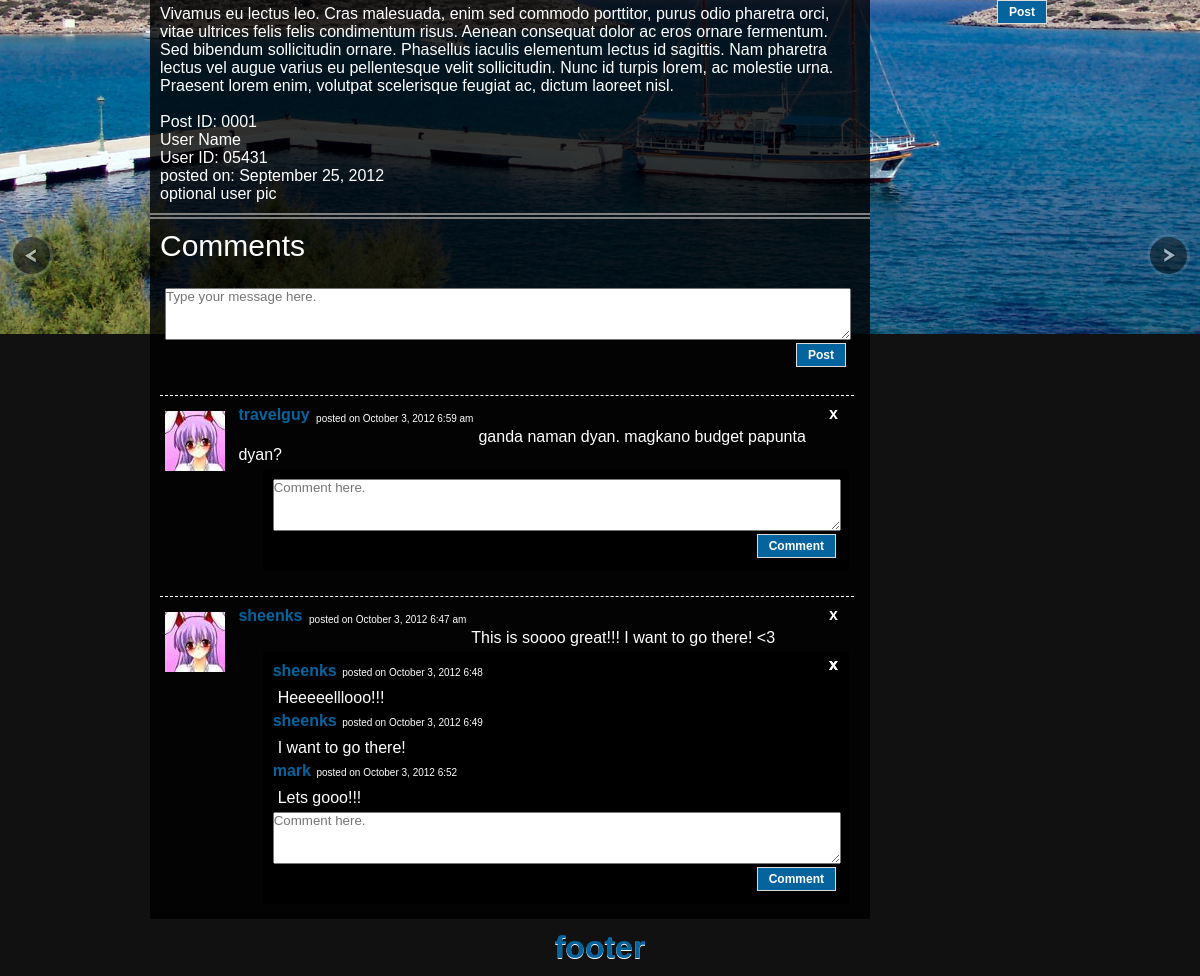
/main_page_bu1.php (lower part), run on an earlier commit of the app's database.
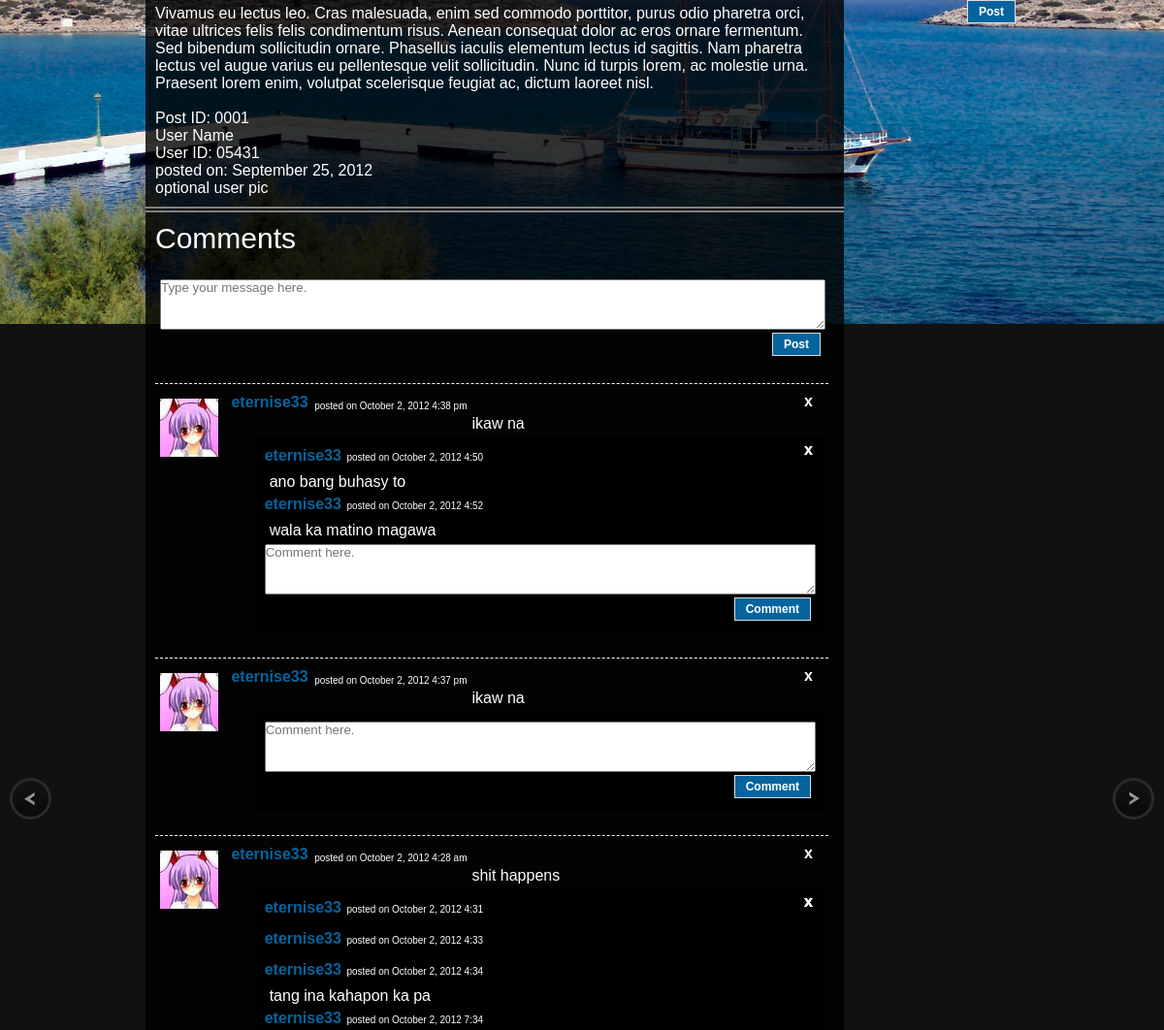
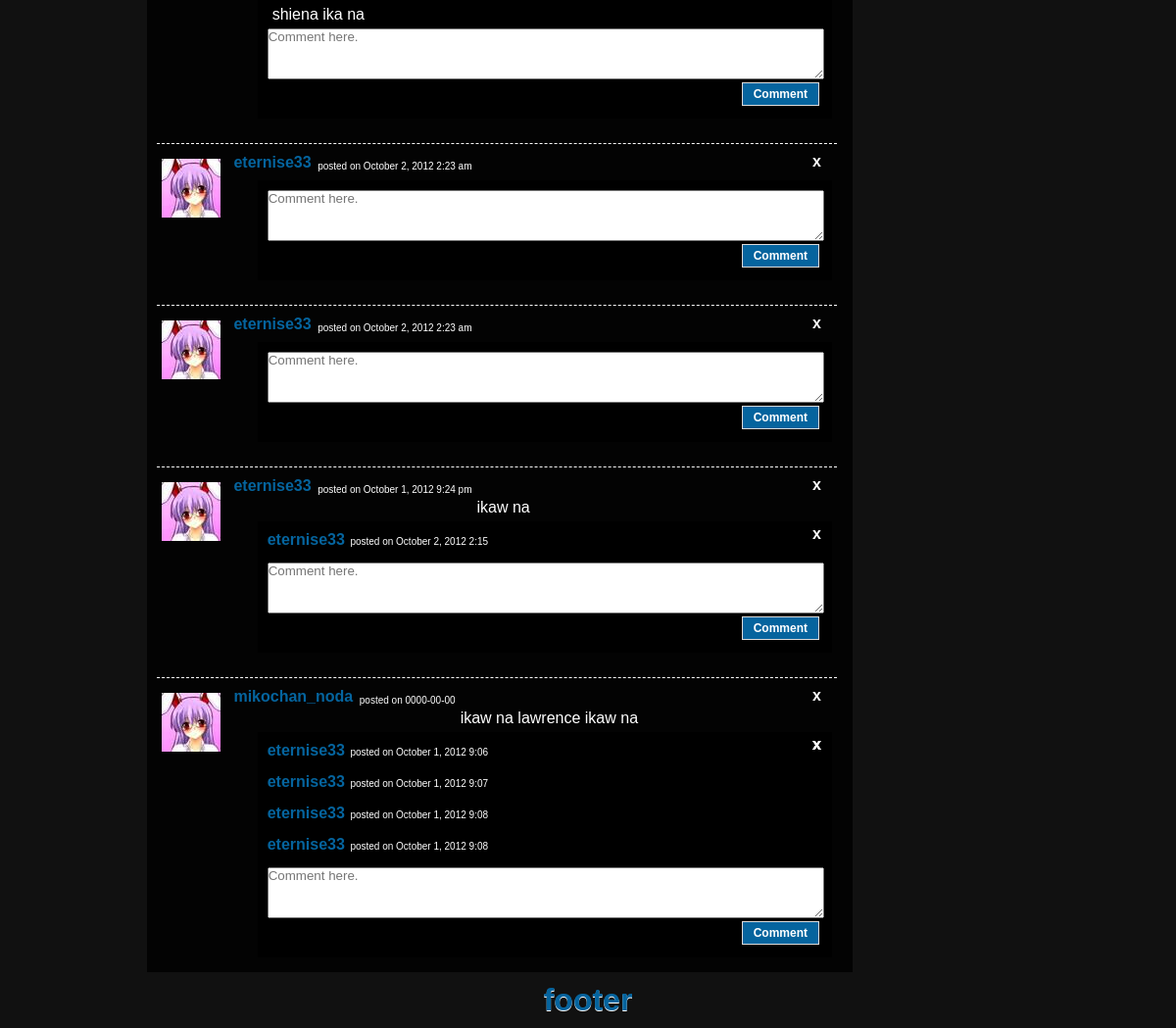
And on a later commit of the database (2 pictures, top to bottom).
### tables this page shows
CREATE TABLE IF NOT EXISTS `post` (
  `post_id` int(12) NOT NULL AUTO_INCREMENT,
  `comment` text NOT NULL,
  `username` varchar(30) NOT NULL,
  `date` varchar(30) NOT NULL,
  `time` varchar(20) NOT NULL,
  PRIMARY KEY (`post_id`)
);

CREATE TABLE IF NOT EXISTS `comment` (
  `comment_id` int(200) NOT NULL AUTO_INCREMENT,
  `post_id` int(200) NOT NULL,
  `username` varchar(50) NOT NULL,
  `comment_topost` text NOT NULL,
  `date` varchar(20) NOT NULL,
  `time` time NOT NULL,
  PRIMARY KEY (`comment_id`)
);

### main_page_bu1.php (the view, shortened to what this page needs)
<!DOCTYPE html PUBLIC "-//W3C//DTD XHTML 1.0 Transitional//EN" "http://www.w3.org/TR/xhtml1/DTD/xhtml1-transitional.dtd">
<html xmlns="http://www.w3.org/1999/xhtml" xml:lang="en" lang="en">
	<head>
		<link rel="stylesheet" type="text/css" href="css/style.css">
		<link rel="stylesheet" href="css/supersized.css" type="text/css" media="screen" />
		<link rel="stylesheet" href="js/supersized.shutter.css" type="text/css" media="screen" />
	</head>
<body>
		<div class="wrapper">
			<div class="header">
				<a id="prevslide" class="headerBut"></a>
				<a id="nextslide" class="headerBut"></a>
			</div>
			<div class="content">
				<div class="col1">
				<div class="transparency"></div>
					<div class="userpost">
						<div class="contentPost">
							Praesent sem tellus, tempor ut scelerisque eget, interdum quis orci. Ut scelerisque leo pellentesque leo laoreet lacinia. Nullam ullamcorper nisi molestie ligula rutrum vitae lobortis nisl dignissim.<br /><br />
							Duis sit amet urna dolor. Quisque vitae lectus ut metus congue placerat ac ac dui. Aenean consectetur, leo eget lacinia laoreet, est lacus pulvinar erat, sit amet varius leo arcu a massa. <br /><br />
							Vivamus eu lectus leo. Cras malesuada, enim sed commodo porttitor, purus odio pharetra orci, vitae ultrices felis felis condimentum risus. Aenean consequat dolor ac eros ornare fermentum. Sed bibendum sollicitudin ornare. Phasellus iaculis elementum lectus id sagittis. Nam pharetra lectus vel augue varius eu pellentesque velit sollicitudin. Nunc id turpis lorem, ac molestie urna. Praesent lorem enim, volutpat scelerisque feugiat ac, dictum laoreet nisl.<br /><br />
						</div>
						<div class="postID">Post ID: 0001</div>
						<div class="username">User Name</div>
						<div class="userID">User ID: 05431</div>
						<div class="postDate">posted on: September 25, 2012</div>
						<div class="userpic">optional user pic</div>
					</div>
					<div class="comments">
						<div class="commenttitle">Comments</div>
						<div class= "inputComment">
							<div class= "inputComment2">
								<form method="POST" action="main_page.php">
									<textarea name = "comments" class="inputForm1" placeholder="Type your message here." /></textarea><br/>
									<input type = "submit" name = "submit" value="Post" class="buttonForm1"/>
								</form>
							</div>
						</div>
						<div class="commentPost">
								<?php
									$sql = "SELECT * FROM post ORDER BY post_id DESC";
									$result = mysql_query($sql) or die (mysql_error());
									while($rows =mysql_fetch_array($result)){
										$id = $rows['post_id'];
										$comment =$rows['comment'];
										$username1 =$rows['username'];
										$dtime = $rows['date'];
										echo "<div class=\"guestComment\">";
											echo "<div class=\"guestImg\"><img src=\"images/gImg.jpg\"></div>";
											echo "<div class=\"commentInside\">";
												echo " <div><div class=\"guestName\"><a href='commenters_profile.php?id=" . $username1 . "'>$username1</a></div><span class=\"commentDate\">&nbsp; posted on $dtime</span> </div><br/><br/>";
												echo "<div class=\"commentText\" class=\"buttonForm\"> $comment</div>";
												echo "<a href='delete.php?id=" .$rows['post_id'] . "' class=\"buttonFormX\" >x</a>";
											echo "<div class=\"commentInside2\">";
												echo "<div class=\"transparency\"></div>";
													$sql_comment = "SELECT * FROM comment WHERE post_id = '$id' ORDER BY comment_id ";
													$result_comment = mysql_query($sql_comment) or die (mysql_error());
													while($rows1 =mysql_fetch_array($result_comment)){
														$comment1 =$rows1['comment_topost'];
														$username2 =$rows1['username'];
														$dtime = $rows1['date'];
														echo "<div ><div class=\"guestName2\"><a href='commenters_profile.php?id=" . $username2 . "'>$username2</a></div> <span class=\"commentDate2\">&nbsp; posted on $dtime</span></div><br/><br/>";
														echo "<div class=\"commentText\" class=\"buttonForm\"> $comment1</div>";
														echo "<a href='delete.php?id=" .$rows['post_id'] . "' class=\"buttonFormX\" >x</a>";
													}
													echo "<form method=\"POST\" action=\"comment.php?id=$id\" >";
														echo "<textarea name = \"comments1\" class=\"inputForm1\" placeholder=\"Comment here.\" style=\"display: block;\" /></textarea>";
														echo "<input type = \"submit\" name = \"submit\" value=\"Comment\" class=\"buttonForm2\"/>";
													echo "</form>";
											echo "</div>";
										echo "</div>";
										echo "</div>";
									}
								?>
						</div>
					</div>
				</div>
				<div class="rightRail">
					<input type = "submit" name = "submit" value="Post" class="buttonForm1"/>
				</div>
			</div>
			<div class="footer">
				<h1> footer</h1>
			</div>
		</div>
</body>
</html>

### css/style.css (style rules this page uses)
* { font-family: Tahoma, Geneva, sans-serif; text-decoration: none; }
a { font-weight:bold; color:#05649e; }
h1 { color:#05649e; }
.contentPost { margin-top: 40px; }
.transparency { opacity:0.8; filter:alpha(opacity=80); -moz-opacity:0.8; background-color:#000; position:absolute; width: 100%; height: 100%; top:0px; left:0px; z-index:-1; overflow:hidden; }
.wrapper { margin: 0px auto; width: 900px; background-color: #cccccc; }
.header { float: left; width: 100%; height: 250px; }
.content { float: left; width: 100%; }
.col1 { position: relative; float: left; width: 80%; }
#prevslide, #nextslide { position:absolute; height:43px; width:43px; top:50%; margin-top:-21px; opacity:0.6; }
#prevslide { left:10px; background:url('../img/back.png'); }
#nextslide { right:10px; background:url('../img/forward.png'); }
.comments { position: relative; float: left; color: white; width: 100%; border-top:6px double gray; }
.commentPost { position: relative; float: left; width: 100%; }
.guestComment { position: relative; margin: 10px ; float: left; width: 95%; padding: 5px; border-top :1px dashed white; }
.guestImg img { position: relative; padding-top: 10px; }
.commentInside { position: relative; float: right; width: 90%; }
.buttonFormX { color: white; text-decoration:none; position: absolute; right:0; top: 0px; padding:4px 11px; }
.inputComment { position: relative; float: left; width: 100%; }
.commenttitle { font-size:30px; padding: 10px; }
.inputComment2 { position: relative; margin: 10px; float: left; width: 95%; padding: 5px; }
.inputForm1 { position: relative; width: 100%; height: 50px; float: left; }
.buttonForm1, .buttonForm { border:1px solid #dcdcdc; color: white; padding:4px 11px; text-decoration:none; background-color:#05649e; font-weight:bold; padding:4px 11px; margin:3px; position: relative; float:right; font-size: 12px; }
.commentText, .commentDate, .guestName, .inputForm { position: relative; margin: 5px; }
.commentText { margin-top: -9px; }
.guestName2, .guestName { float: left; }
.commentDate2, .commentDate { float: left; font-size: 10px; positon: relative; margin-top: 5px; }
.commentDate { margin-top: 12px; margin-left: -4px; }
.commentInside2 { position: relative; float: right; width: 92%; padding: 10px; }
.userpost { position: relative; float: left; padding: 10px; color: white; }
.commentPost img { float: left; position: relative; }
.buttonForm2 { border:1px solid #dcdcdc; color: white; padding:4px 11px; text-decoration:none; background-color:#05649e; font-weight:bold; padding:4px 11px; margin:3px; position: relative; float:right; font-size: 12px; }
.rightRail { text-align: center; }
.footer { float: left; width: 100%; color: #05649e; text-align:center; margin-top: 10px; margin-bottom: 10px; text-shadow:0px 1px 0px #FFF; }

### css/supersized.css (style rules this page uses)
* { margin:0; padding:0; }
body { background:#111; height:100%; }
img { border:none; }

### css/supersized.shutter.css (style rules this page uses)
#prevslide, #nextslide { position:absolute; height:43px; width:43px; top:50%; margin-top:-21px; opacity:0.6; }
#prevslide { left:10px; background:url('../img/back.png'); }
#nextslide { right:10px; background:url('../img/forward.png'); }

What changed in the data, as far as the page shows it:
removed post: username "travelguy", date "October 3, 2012 6:59 am", comment "ganda naman dyan. magkano budget papunta dyan?"
removed post: username "sheenks", date "October 3, 2012 6:47 am", comment "This is soooo great!!! I want to go there! <3"
removed comment: username "sheenks", date "October 3, 2012 6:48", comment_topost "Heeeeelllooo!!!"
removed comment: username "sheenks", date "October 3, 2012 6:49", comment_topost "I want to go there!"
removed comment: username "mark", date "October 3, 2012 6:52", comment_topost "Lets gooo!!!", shown under "sheenks"
added post: username "eternise33", date "October 2, 2012 4:38 pm", comment "ikaw na"
added comment: username "eternise33", date "October 2, 2012 4:50", comment_topost "ano bang buhasy to"
added comment: username "eternise33", date "October 2, 2012 4:52", comment_topost "wala ka matino magawa"
added post: username "eternise33", date "October 2, 2012 4:37 pm", comment "ikaw na"
added post: username "eternise33", date "October 2, 2012 4:28 am", comment "shit happens"
added comment: username "eternise33", date "October 2, 2012 4:31"
added comment: username "eternise33", date "October 2, 2012 4:33"
added comment: username "eternise33", date "October 2, 2012 4:34", comment_topost "tang ina kahapon ka pa"
added comment: username "eternise33", date "October 2, 2012 7:34", comment_topost "shiena ika na"
added post: username "eternise33", date "October 2, 2012 2:23 am"
added post: username "eternise33", date "October 2, 2012 2:23 am"
added post: username "eternise33", date "October 1, 2012 9:24 pm", comment "ikaw na"
added comment: username "eternise33", date "October 2, 2012 2:15"
added post: username "mikochan_noda", date "0000-00-00", comment "ikaw na lawrence ikaw na"
added comment: username "eternise33", date "October 1, 2012 9:06", shown under "mikochan_noda"
added comment: username "eternise33", date "October 1, 2012 9:07", shown under "mikochan_noda"
added comment: username "eternise33", date "October 1, 2012 9:08", shown under "mikochan_noda"
added comment: username "eternise33", date "October 1, 2012 9:08", shown under "mikochan_noda"
